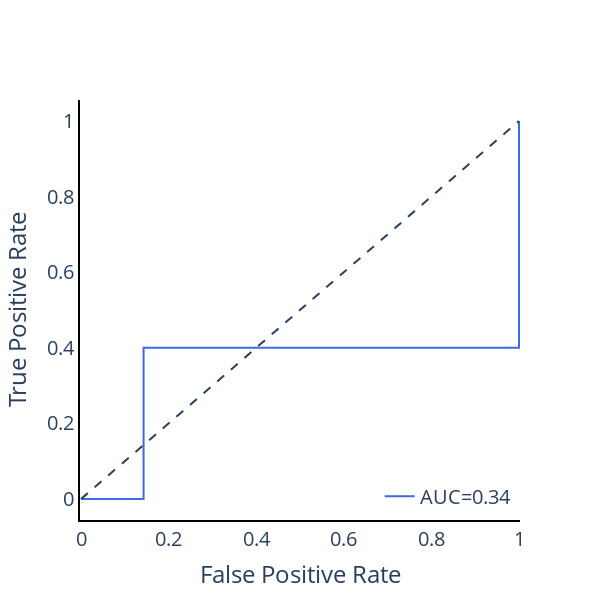

This figure's notebook cell:
### Code cell
from autorad.utils import io
from autorad.visualization import plotly_utils
from autorad.training.trainer import Inferrer

best_params = io.load_json(result_dir / "best_params.json")
inferrer = Inferrer(params=best_params, result_dir=result_dir)
inferrer.fit_eval(feature_dataset, result_name="test")

results = pd.read_csv(result_dir / "test.csv")
plotly_utils.plot_roc_curve(results.y_true, results.y_pred_proba)

### Figure 1 — Plotly figure (JSON) as saved in the notebook; plotly's stock layout.template omitted (floating-point values rounded to 4 significant figures)
{"data": [{"line": {"color": "royalblue", "width": 2}, "mode": "lines", "name": "AUC=0.34", "type": "scatter", "x": [0, 0.1429, 0.1429, 1, 1], "y": [0, 0, 0.4, 0.4, 1]}], "layout": {"font": {"size": 20}, "height": 600, "legend": {"x": 0.99, "xanchor": "right", "y": 0.01, "yanchor": "bottom"}, "plot_bgcolor": "rgba(0, 0, 0, 0)", "shapes": [{"line": {"dash": "dash"}, "type": "line", "x0": 0, "x1": 1, "y0": 0, "y1": 1}], "showlegend": true, "width": 600, "xaxis": {"linecolor": "black", "linewidth": 2, "showgrid": true, "showline": true, "title": {"text": "False Positive Rate"}}, "yaxis": {"linecolor": "black", "linewidth": 2, "showgrid": false, "showline": true, "title": {"text": "True Positive Rate"}}}}
